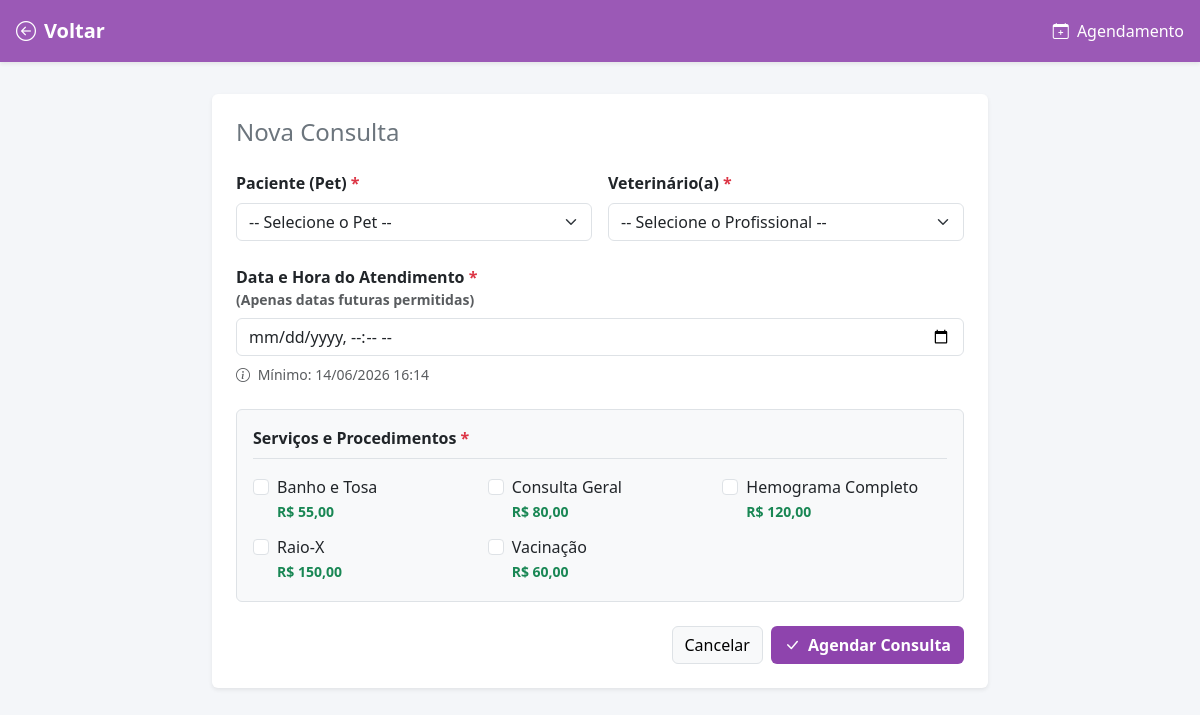
/consultas/novo.php (signed in), run on the app's committed database.
### tables this page shows
CREATE TABLE servico (
    id_servico   INT            AUTO_INCREMENT,
    descricao    VARCHAR(150)   NOT NULL,
    valor_padrao DECIMAL(10,2)  NOT NULL,
    PRIMARY KEY (id_servico)
);

### consultas/novo.php (the view, shortened to what this page needs)
<?php
$pdo = getConexao();
$servs  = $pdo->query("SELECT id_servico, descricao, valor_padrao FROM servico ORDER BY descricao ASC")->fetchAll();
$data_minima = date('Y-m-d\TH:i');
?>
<!DOCTYPE html>
<html lang="pt-BR">
<head>
    <link href="https://cdn.jsdelivr.net/npm/bootstrap@5.3.3/dist/css/bootstrap.min.css" rel="stylesheet">
    <link href="https://cdn.jsdelivr.net/npm/bootstrap-icons@1.11.3/font/bootstrap-icons.min.css" rel="stylesheet">
</head>
<body>
<div class="topbar d-flex justify-content-between align-items-center shadow-sm">
    <div>
        <a href="index.php" class="fw-bold fs-5">
            <i class="bi bi-arrow-left-circle me-2"></i>Voltar
        </a>
    </div>
    <div>
        <i class="bi bi-calendar-plus me-1"></i> Agendamento
    </div>
</div>
<div class="container" style="max-width: 800px;">
    <div class="card shadow-sm border-0">
        <div class="card-body p-4">
            <h4 class="mb-4 text-secondary">Nova Consulta</h4>
            <form method="POST" action="novo.php">
                <div class="row g-3 mb-4">
                    <div class="col-md-6">
                        <label for="id_pet" class="form-label fw-semibold">Paciente (Pet) <span class="text-danger">*</span></label>
                        <select class="form-select" id="id_pet" name="id_pet" required>
                            <option value="">-- Selecione o Pet --</option>
                        </select>
                    </div>
                    <div class="col-md-6">
                        <label for="id_veterinario" class="form-label fw-semibold">Veterinário(a) <span class="text-danger">*</span></label>
                        <select class="form-select" id="id_veterinario" name="id_veterinario" required>
                            <option value="">-- Selecione o Profissional --</option>
                        </select>
                    </div>
                </div>
                <div class="mb-4">
                    <label for="data_hora" class="form-label fw-semibold">
                        Data e Hora do Atendimento <span class="text-danger">*</span>
                        <small class="text-muted d-block">(Apenas datas futuras permitidas)</small>
                    </label>
                    <input
                        type="datetime-local"
                        class="form-control"
                        id="data_hora"
                        name="data_hora"
                        value="<?= htmlspecialchars($_POST['data_hora'] ?? '') ?>"
                        min="<?= $data_minima ?>"
                        required
                    >
                    <small class="text-muted d-block mt-2">
                        <i class="bi bi-info-circle me-1"></i>
                        Mínimo: <?= date('d/m/Y H:i', strtotime($data_minima)) ?>
                    </small>
                </div>
                <div class="mb-4 p-3 bg-light rounded border">
                    <label class="form-label fw-semibold d-block border-bottom pb-2 mb-3">Serviços e Procedimentos <span class="text-danger">*</span></label>
                    <div class="checkbox-grid">
                        <?php foreach ($servs as $s): ?>
                            <div class="form-check">
                                <input class="form-check-input" type="checkbox"
                                       name="servicos[]"
                                       value="<?= $s['id_servico'] ?>"
                                       id="serv_<?= $s['id_servico'] ?>">
                                <label class="form-check-label" for="serv_<?= $s['id_servico'] ?>">
                                    <?= htmlspecialchars($s['descricao']) ?> <br>
                                    <small class="text-success fw-bold">R$ <?= number_format($s['valor_padrao'], 2, ',', '.') ?></small>
                                </label>
                            </div>
                        <?php endforeach; ?>
                    </div>
                </div>
                <div class="d-flex justify-content-end gap-2">
                    <a href="index.php" class="btn btn-light border">Cancelar</a>
                    <button type="submit" class="btn text-white fw-semibold" style="background-color: #8e44ad;">
                        <i class="bi bi-check-lg me-1"></i> Agendar Consulta
                    </button>
                </div>
            </form>
        </div>
    </div>
</div>
</body>
</html>
</body>
</html>

### consultas/novo.php (style rules this page uses)
body { background: #f4f6f9; }
.topbar { background: #9b59b6; color: white; padding: 1rem; margin-bottom: 2rem; }
.topbar a { color: white; text-decoration: none; }
.checkbox-grid { display: grid; grid-template-columns: repeat(auto-fill, minmax(200px, 1fr)); gap: 10px; }

### data on the page
servico: descricao "Banho e Tosa", valor_padrao "55,00"
servico: descricao "Consulta Geral", valor_padrao "80,00"
servico: descricao "Hemograma Completo", valor_padrao "120,00"
servico: descricao "Raio-X", valor_padrao "150,00"
servico: descricao "Vacinação", valor_padrao "60,00"
